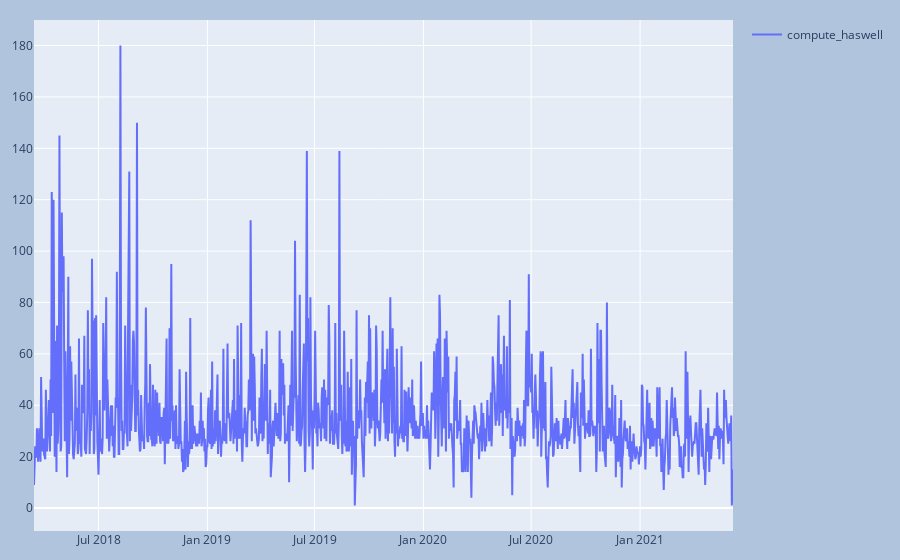

Notebook source saved alongside this figure:
### Markdown cell above
## Step 1. Resample by a time slot

Counting the number of nodes assigned to Chameleon users within a fixed time interval.

### Code cell
node_data = resample_sum(hisotry, slot)
node_data.dropna(inplace=True)
plot_rsrc(node_data, nt)

### Figure 1 — Plotly figure (JSON) as saved in the notebook; plotly's stock layout.template omitted (floating-point values rounded to 4 significant figures; data arrays with more than 128 entries replaced by an {"elided": "..."} marker saying what was removed)
{"data": [{"mode": "lines", "name": "compute_haswell", "type": "scatter", "x": {"elided": "1182 str values"}, "y": {"elided": "1182 int values"}}], "layout": {"margin": {"b": 20, "l": 20, "r": 20, "t": 20}, "paper_bgcolor": "LightSteelBlue", "showlegend": true}}
